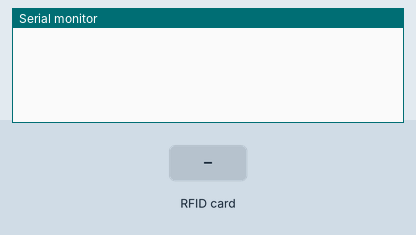
This sketch was run on a simulated Arduino Uno, built with avr-gcc and run on an emulated ATmega328P. On the bench: the last lines printed to the serial monitor. The test bench sets the inputs (shaded band).

Above: at 1.2 s.
1.3 s: RFID card 5E 7A 19 C4 held to the reader
At 1.47 s:
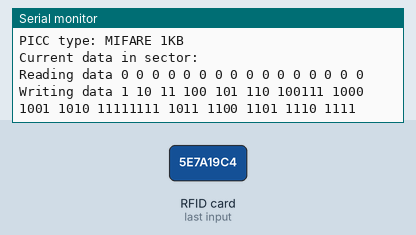
At 3.0 s:
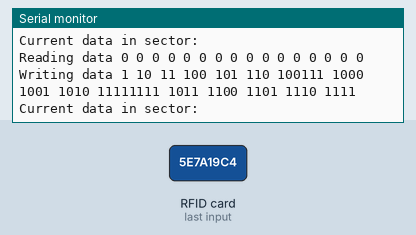

The sketch:

ReadAndWrite12.ino
```cpp
#include <SPI.h>
#include <MFRC522.h>

#define RST_PIN         9           // Configurable, see typical pin layout above
#define SS_PIN          10          // Configurable, see typical pin layout above

MFRC522 mfrc522(SS_PIN, RST_PIN);   // Create MFRC522 instance.

MFRC522::MIFARE_Key key;

void setup() {
    Serial.begin(9600); // Initialize serial communications with the PC
    while (!Serial);    // Do nothing if no serial port is opened (added for Arduinos based on ATMEGA32U4)
    SPI.begin();        // Init SPI bus
    mfrc522.PCD_Init(); // Init MFRC522 card
    for (byte i = 0; i < 6; i++) {
        key.keyByte[i] = 0xFF;
    }
}

void loop() {
    if ( ! mfrc522.PICC_IsNewCardPresent())
        return;

    // Select one of the cards
    if ( ! mfrc522.PICC_ReadCardSerial())
        return;

    Serial.print(F("Card UID:"));
    dump_byte_array(mfrc522.uid.uidByte, mfrc522.uid.size);
    Serial.println();
    Serial.print(F("PICC type: "));
    MFRC522::PICC_Type piccType = mfrc522.PICC_GetType(mfrc522.uid.sak);
    Serial.println(mfrc522.PICC_GetTypeName(piccType));

    byte sector         = 2;
    byte blockAddr      = 8;
    byte dataBlock[]    = {
        0x01, 0x02, 0x03, 0x04, //  1,  2,   3,  4,
        0x05, 0x06, 0x27, 0x08, //  5,  6,   7,  8,
        0x09, 0x0a, 0xff, 0x0b, //  9, 10, 255, 11,
        0x0c, 0x0d, 0x0e, 0x0f  // 12, 13, 14, 15
    };
    byte trailerBlock   = 11;
    MFRC522::StatusCode status;
    byte buffer[18];
    byte size = sizeof(buffer);


    status = (MFRC522::StatusCode) mfrc522.PCD_Authenticate(MFRC522::PICC_CMD_MF_AUTH_KEY_A, trailerBlock, &key, &(mfrc522.uid));

    Serial.println("Current data in sector:");
    mfrc522.PICC_DumpMifareClassicSectorToSerial(&(mfrc522.uid), &key, sector);
    Serial.println();

    Serial.print("Reading data");
    status = (MFRC522::StatusCode) mfrc522.MIFARE_Read(blockAddr, buffer, &size);
    dump_byte_array(buffer, 16);
    Serial.println();

    Serial.print("Writing data");
    dump_byte_array(dataBlock, 16); Serial.println();
    status = (MFRC522::StatusCode) mfrc522.MIFARE_Write(blockAddr, dataBlock, 16);
    Serial.println();

    Serial.println("Current data in sector:");
    mfrc522.PICC_DumpMifareClassicSectorToSerial(&(mfrc522.uid), &key, sector);
    Serial.println();

    mfrc522.PICC_HaltA();
    mfrc522.PCD_StopCrypto1();
}

void dump_byte_array(byte *buffer, byte bufferSize) {
    for (byte i = 0; i < bufferSize; i++) {
        //Serial.print(buffer[i] < 0x10 ? " 0" : " ");
        Serial.print (" ");
        Serial.print(buffer[i], BIN);
    }
}
```

Measured:
- after the input at 1.3 s, the serial monitor: prints a new line at once (image 1)
